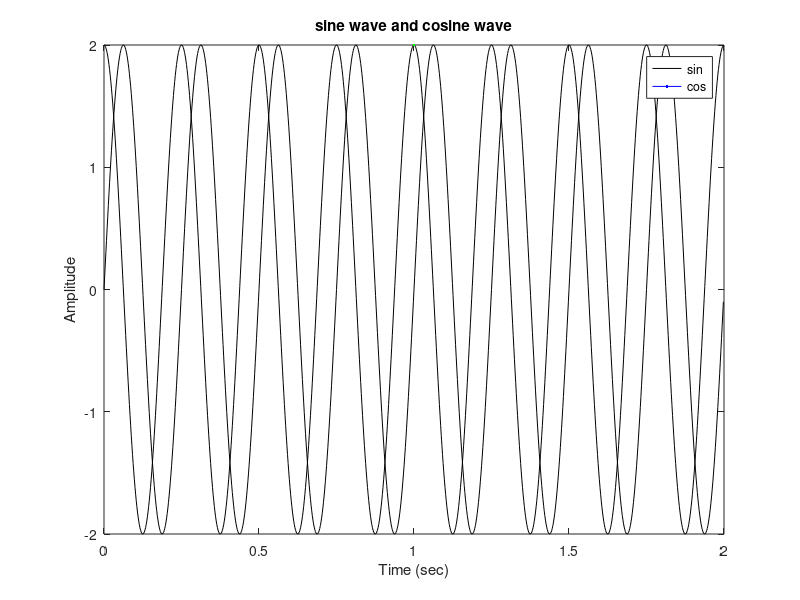

This chart was generated by the following MATLAB code:

%% program to generate a sine wave and cos waves

clc;
clear all;
close all;

srate = 500;
time = 0:1/srate:2-1/srate;

ampl = 2;
freq = 4;
phas = 0;

sinewave = ampl * sin(2 * pi * freq * time + phas);
coswave = ampl * cos(2 * pi * freq * time + phas);

figure(1), clf
plot(time,sinewave,'k',LineWidth=2,Color= 'b');
hold on;
plot(time,coswave,'k',LineWidth=2,Color= 'g');
title('sine wave and cosine wave');
xlabel('Time (sec)');
ylabel('Amplitude');
legend('sin','cos');

